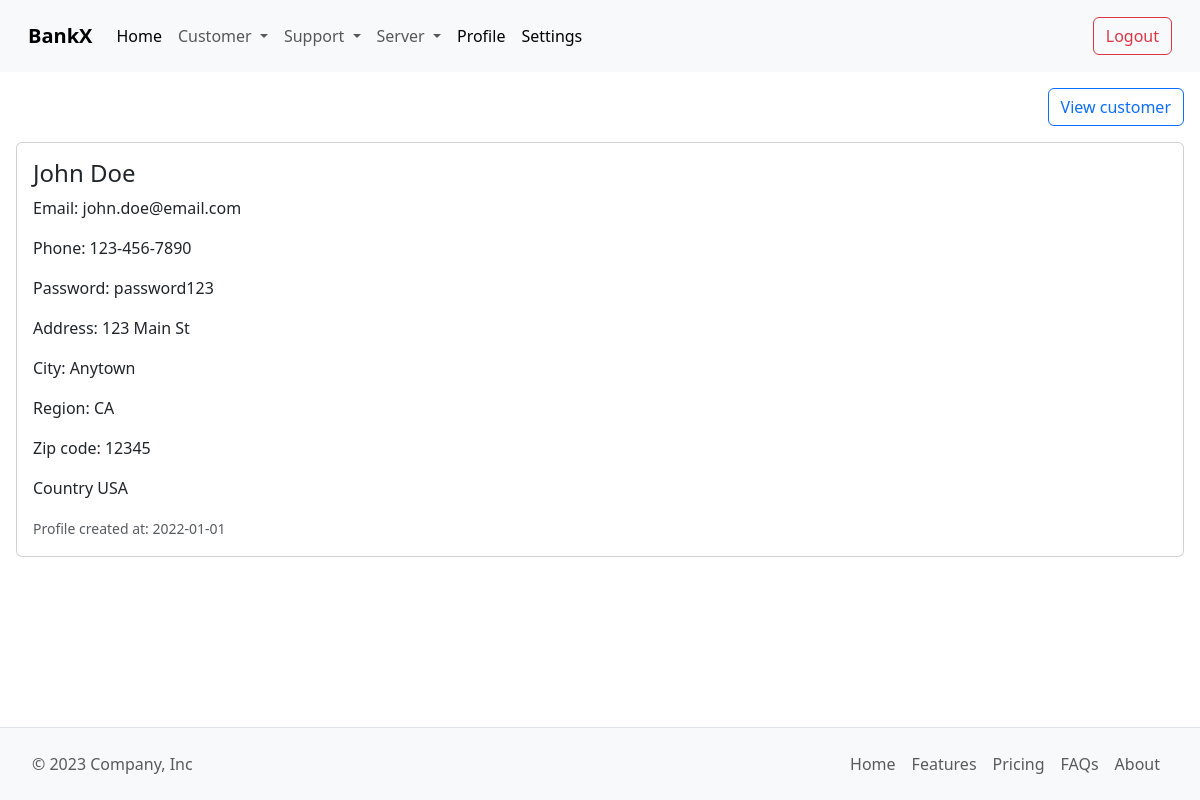
Page /Admin/customer_profile.php?id=1 (signed in) on the earlier database version.
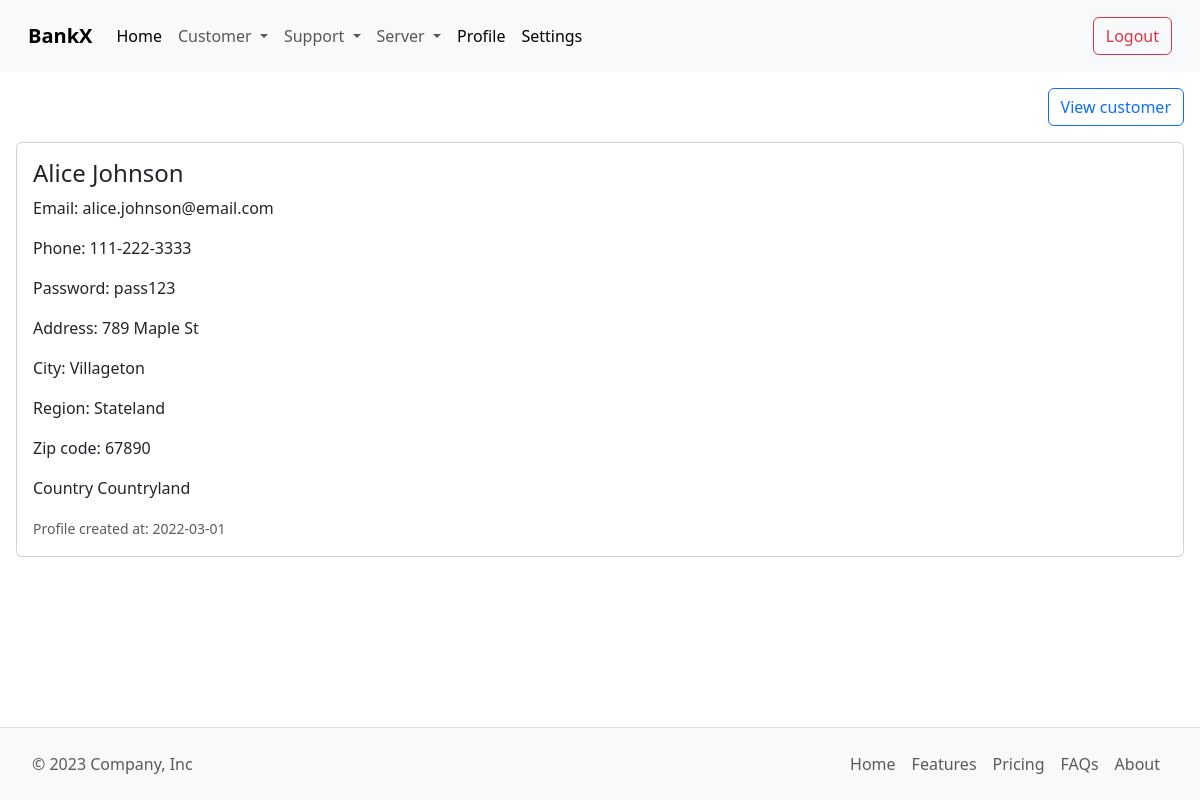
Same page on the later database version.
### tables this page shows
CREATE TABLE `Customers` (
    `CustomerID` INT PRIMARY KEY AUTO_INCREMENT,
    `FirstName` VARCHAR(50) NOT NULL,
    `LastName` VARCHAR(50) NOT NULL,
    `Email` VARCHAR(100) NOT NULL,
    `PhoneNumber` VARCHAR(100) NOT NULL,
    `Password` VARCHAR(100) NOT NULL,
    `Address` VARCHAR(255),
    `City` VARCHAR(50),
    `State` VARCHAR(50),
    `ZipCode` VARCHAR(10),
    `Country` VARCHAR(50),
    `RegistrationDate` DATE NOT NULL
);

### src/Admin/customer_profile.php (the view)
<?php
include("include/header.php");
require_once("../Modules/config.php");
$userid = isset($_GET['id']) ? htmlspecialchars($_GET['id']) : '';
$stmt = $conn->prepare("SELECT * FROM `Customers` WHERE `CustomerID` = :userid");
$stmt->bindValue(":userid", $userid, PDO::PARAM_INT);
$stmt->execute();
$result = $stmt->fetch(PDO::FETCH_ASSOC);
?>
<div style="padding-right: 1rem; padding-top: 1rem;">
	<ul class="nav justify-content-end">
		<li class="nav-item">
			<a class="btn btn-outline-primary" href="customer.php">View customer</a>
		</li>
	</ul>
</div>
<div style="padding: 1rem; padding-right: 1rem; padding-left: 1rem; padding-bottom: 8rem;">
	<div class="card">
		<div class="card-body">
			<h4 class="card-title">
				<?php echo $result['FirstName']; ?>
				<?php echo $result['LastName']; ?>
			</h4>
			<p class="card-text">Email:
				<?= $result['Email']; ?>
			</p>
			<p class="card-text">Phone:
				<?= $result['PhoneNumber']; ?>
			</p>
			<p class="card-text">Password:
				<?= $result['Password']; ?>
			</p>
			<p class="card-text">Address:
				<?= $result['Address']; ?>
			</p>
			<p class="card-text">City:
				<?= $result['City']; ?>
			</p>
			<p class="card-text">Region:
				<?= $result['State']; ?>
			</p>
			<p class="card-text">Zip code:
				<?= $result['ZipCode']; ?>
			</p>
			<p class="card-text">Country
				<?= $result['Country']; ?>
			</p>
			<p class="card-text"><small class="text-muted">Profile created at:
					<?php echo $result['RegistrationDate']; ?>
				</small></p>
		</div>
	</div>
</div>
<?php
include("include/footer.php");
?>

### src/Admin/include/header.php (shortened to what this page needs)
<!DOCTYPE html>
<html>
<head>
    <link href="https://cdn.jsdelivr.net/npm/bootstrap@5.3.2/dist/css/bootstrap.min.css" rel="stylesheet"
>
</head>
<body>
    <nav class="navbar navbar-expand-lg bg-body-tertiary" style="padding: 1rem;">
        <div class="container-fluid">
            <a class="navbar-brand" href="dashboard.php"><b>BankX</b></a>
            <div class="collapse navbar-collapse" id="navbarSupportedContent">
                <ul class="navbar-nav me-auto mb-2 mb-lg-0">
                    <li class="nav-item">
                        <a class="nav-link active" aria-current="page" href="dashboard.php">Home</a>
                    </li>
                    <li class="nav-item dropdown">
                        <a class="nav-link dropdown-toggle" href="#" role="button" data-bs-toggle="dropdown"
                            aria-expanded="false">
                            Customer
                        </a>
                    </li>
                    <li class="nav-item dropdown">
                        <a class="nav-link dropdown-toggle" href="#" role="button" data-bs-toggle="dropdown"
                            aria-expanded="false">
                            Support
                        </a>
                    </li>
                    <li class="nav-item dropdown">
                        <a class="nav-link dropdown-toggle" href="#" role="button" data-bs-toggle="dropdown"
                            aria-expanded="false">
                            Server
                        </a>
                    </li>
                    <li class="nav-item">
                        <a class="nav-link active" aria-current="page" href="admin_profile.php">Profile</a>
                    </li>
                    <li class="nav-item">
                        <a class="nav-link active" aria-current="page" href="#">Settings</a>
                    </li>
                </ul>
                <div class="d-flex">
                    <a href="logout.php" class="btn btn-outline-danger">Logout</a>
                </div>
            </div>
        </div>
    </nav>

### src/Admin/include/footer.php (shortened to what this page needs)
<footer class="d-flex flex-wrap justify-content-between align-items-center py-3 border-top">
	<p class="col-md-4 mb-0 text-body-secondary">© 2023 Company, Inc</p>
	<a href="/" class="col-md-4 d-flex align-items-center justify-content-center mb-3 mb-md-0 me-md-auto link-body-emphasis text-decoration-none">
		<svg class="bi me-2" width="40" height="32">
			<use xlink:href="#bootstrap"></use>
		</svg>
	</a>
	<ul class="nav col-md-4 justify-content-end">
		<li class="nav-item"><a href="#" class="nav-link px-2 text-body-secondary">Home</a></li>
		<li class="nav-item"><a href="#" class="nav-link px-2 text-body-secondary">Features</a></li>
		<li class="nav-item"><a href="#" class="nav-link px-2 text-body-secondary">Pricing</a></li>
		<li class="nav-item"><a href="#" class="nav-link px-2 text-body-secondary">FAQs</a></li>
		<li class="nav-item"><a href="#" class="nav-link px-2 text-body-secondary">About</a></li>
	</ul>
</footer>
</body>
</html>

### src/Admin/include/footer.php (style rules this page uses)
footer { position: fixed; bottom: 0; width: 100%; background-color: #f8f9fa; padding-left: 2rem; padding-right: 2rem; }

Differences in the rows shown:
changed customers: FirstName "John" → "Alice"; LastName "Doe" → "Johnson"; Email "john.doe@email.com" → "alice.johnson@email.com"; PhoneNumber "123-456-7890" → "111-222-3333"; Password "password123" → "pass123"; Address "123 Main St" → "789 Maple St"; City "Anytown" → "Villageton"; State "CA" → "Stateland"; ZipCode "12345" → "67890"; Country "USA" → "Countryland"; RegistrationDate "2022-01-01" → "2022-03-01"
